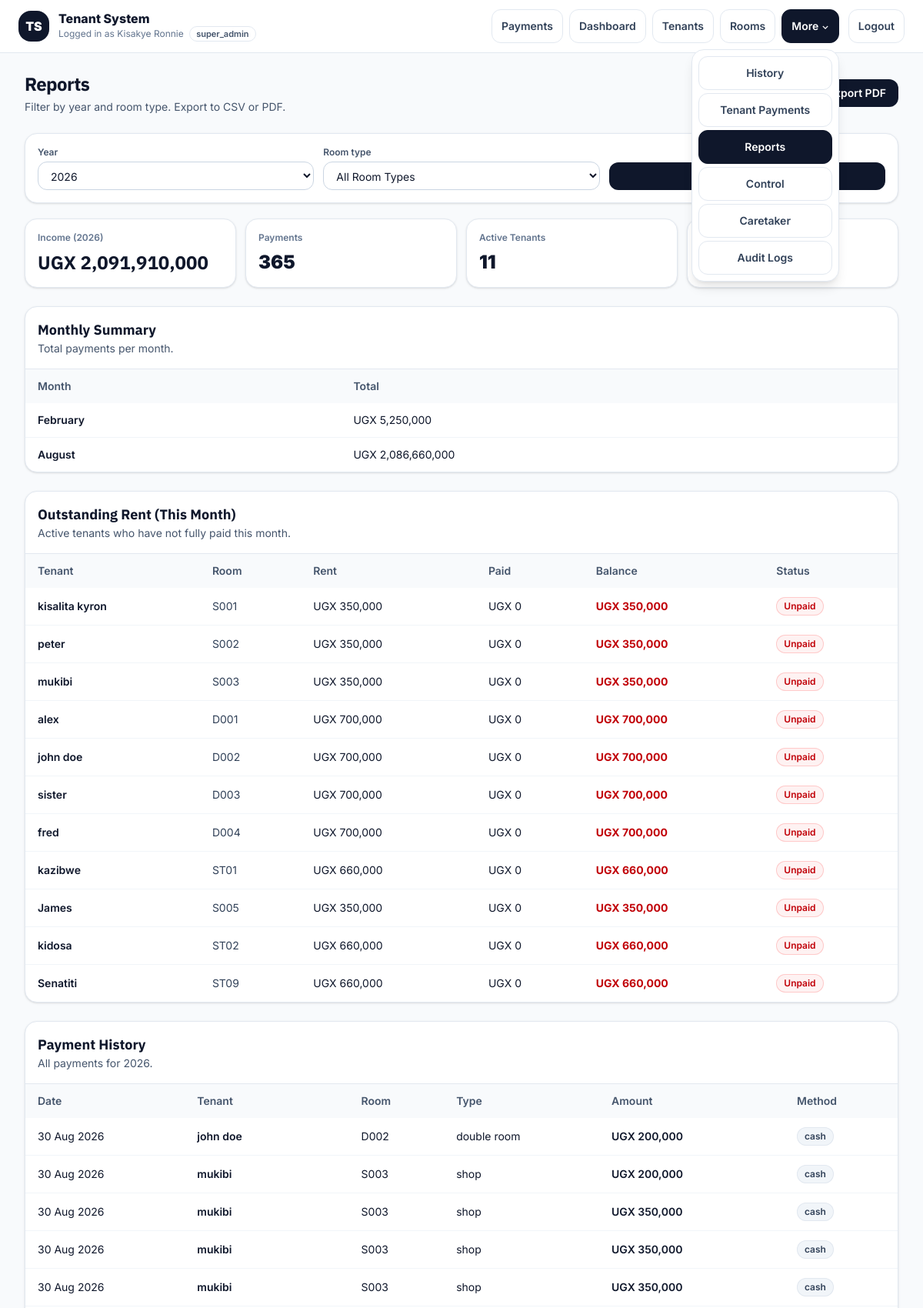
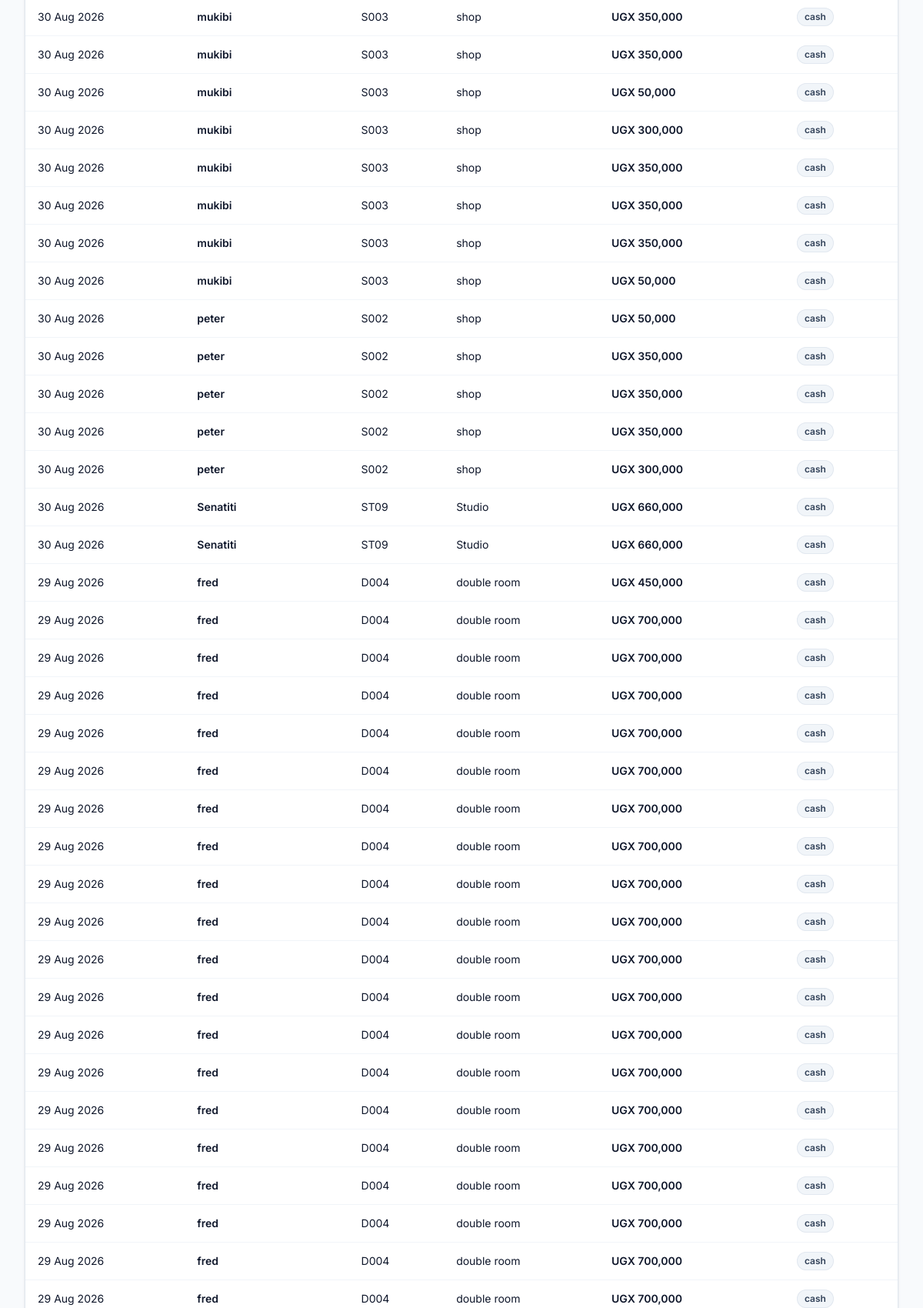
The page /public/reports.php (signed in, upper part) on the database its author committed (2 pictures, top to bottom).
### tables this page shows
CREATE TABLE payments (
            id INTEGER PRIMARY KEY AUTOINCREMENT,
            tenant_id INTEGER NOT NULL,
            amount INTEGER NOT NULL,
            payment_date DATE NOT NULL, months_paid INTEGER DEFAULT 1, owner_id INTEGER, admin_id INTEGER, payment_month TEXT, method TEXT, note TEXT, created_at DATETIME,
            FOREIGN KEY (tenant_id) REFERENCES tenants(id)
        );

CREATE TABLE "tenants" (
    id INTEGER PRIMARY KEY AUTOINCREMENT,

    admin_id INTEGER NOT NULL,
    room_id INTEGER,

    full_name TEXT NOT NULL,
    phone TEXT,
    email TEXT,

    move_in_date DATE,
    exit_date DATE,

    status TEXT DEFAULT 'active',

    rent_due_date DATE,
    rent_due_day INTEGER,
    monthly_rent REAL,

    created_at DATETIME,
    updated_at DATETIME
);

CREATE TABLE rooms (
            id INTEGER PRIMARY KEY AUTOINCREMENT,
            room_number TEXT NOT NULL,
            room_type_id INTEGER NOT NULL,
            status TEXT DEFAULT 'free',
            monthly_rent INTEGER DEFAULT 0,
            admin_id INTEGER NOT NULL, notes TEXT,
            FOREIGN KEY (room_type_id) REFERENCES room_types(id)
                ON DELETE RESTRICT
                ON UPDATE CASCADE
        );

CREATE TABLE room_types (
            id INTEGER PRIMARY KEY AUTOINCREMENT,
            name TEXT NOT NULL,
            default_monthly_rent REAL NOT NULL,
            description TEXT,
            is_active INTEGER DEFAULT 1,
            created_at TEXT DEFAULT CURRENT_TIMESTAMP,
            updated_at TEXT DEFAULT CURRENT_TIMESTAMP
        , owner_id INTEGER, admin_id INTEGER);

### core/helpers.php (called while the page is built, shortened)
<?php
if (!function_exists('e')) {
    function e($v): string
    {
        return htmlspecialchars((string)($v ?? ''), ENT_QUOTES | ENT_SUBSTITUTE, 'UTF-8');
    }
}
?>

### core/bootstrap.php (called while the page is built, shortened)
<?php
require_once __DIR__ . '/helpers.php';
if (!function_exists('humanDate')) {
    function humanDate(?string $date): string
    {
        return date('d M Y', strtotime($date));
    }
}
?>

### public/reports.php (the view, shortened to what this page needs)
<?php
require_once __DIR__ . '/../core/bootstrap.php';
$admin_id = (int)($_SESSION['admin_id'] ?? 0);
$year       = (int)($_GET['year'] ?? date('Y'));
$room_type  = (string)($_GET['room_type'] ?? '');
$kpis = $pdo->prepare("
    SELECT
        (SELECT SUM(amount) FROM payments p
         JOIN tenants t ON t.id=p.tenant_id
         WHERE t.admin_id=? AND strftime('%Y', p.payment_date)=?) AS total_income,
        (SELECT COUNT(*) FROM payments p
         JOIN tenants t ON t.id=p.tenant_id
         WHERE t.admin_id=? AND strftime('%Y', p.payment_date)=?) AS payments_count,
        (SELECT COUNT(*) FROM tenants WHERE admin_id=? AND status='active') AS active_tenants,
        (SELECT COUNT(*) FROM rooms WHERE admin_id=? AND status='occupied') AS occupied_rooms
");
$kpis->execute([$admin_id, (string)$year, $admin_id, (string)$year, $admin_id, $admin_id]);
$kpi = $kpis->fetch(PDO::FETCH_ASSOC) ?: [
    'total_income'    => 0,
    'payments_count'  => 0,
    'active_tenants'  => 0,
    'occupied_rooms'  => 0,
];
$monthlyStmt = $pdo->prepare("
    SELECT strftime('%m', p.payment_date) AS month,
           SUM(p.amount) AS total
    FROM payments p
    JOIN tenants t ON t.id=p.tenant_id
    WHERE t.admin_id=? AND strftime('%Y', p.payment_date)=?
    GROUP BY month
    ORDER BY month
");
$monthlyStmt->execute([$admin_id, (string)$year]);
$monthly = $monthlyStmt->fetchAll(PDO::FETCH_ASSOC) ?: [];
$whereRoom = $room_type ? "AND rt.id = ?" : "";
$sql = "
    SELECT p.id, p.payment_date, p.amount, p.method,
           t.full_name, r.room_number, rt.name AS room_type
    FROM payments p
    JOIN tenants t ON t.id=p.tenant_id
    LEFT JOIN rooms r ON r.id=t.room_id
    LEFT JOIN room_types rt ON rt.id=r.room_type_id
    WHERE t.admin_id=?
      AND strftime('%Y', p.payment_date)=?
      $whereRoom
    ORDER BY p.payment_date DESC
";
$stmt = $pdo->prepare($sql);
$params = [$admin_id, (string)$year];
$stmt->execute($params);
$payments = $stmt->fetchAll(PDO::FETCH_ASSOC) ?: [];
$outstanding = $pdo->prepare("
    SELECT t.full_name, r.room_number,
           COALESCE(r.monthly_rent, rt.default_monthly_rent) AS rent,
           COALESCE(SUM(p.amount),0) AS paid
    FROM tenants t
    JOIN rooms r ON r.id=t.room_id
    JOIN room_types rt ON rt.id=r.room_type_id
    LEFT JOIN payments p
        ON p.tenant_id=t.id
       AND strftime('%Y-%m', p.payment_date)=strftime('%Y-%m','now')
    WHERE t.admin_id=? AND t.status='active'
    GROUP BY t.id
    HAVING paid < rent
");
$outstanding->execute([$admin_id]);
$outstandingRows = $outstanding->fetchAll(PDO::FETCH_ASSOC) ?: [];
function money($v): string { return number_format((float)$v, 0); }
function chip(string $label, string $tone): string
{
    $map = [
        'slate' => 'bg-slate-100 text-slate-700 ring-slate-200',
        'green' => 'bg-emerald-50 text-emerald-700 ring-emerald-200',
        'amber' => 'bg-amber-50 text-amber-700 ring-amber-200',
        'red'   => 'bg-red-50 text-red-700 ring-red-200',
        'blue'  => 'bg-sky-50 text-sky-700 ring-sky-200',
    ];
    $cls = $map[$tone] ?? $map['slate'];
    return '<span class="inline-flex items-center rounded-full px-2.5 py-1 text-xs font-semibold ring-1 ring-inset '.$cls.'">'.e($label).'</span>';
}
?>
<!doctype html>
<html lang="en">
<head>
  <link rel="stylesheet" href="assets/css/tailwind.css">
</head>
<body class="min-h-screen bg-slate-50 text-slate-900">
  <?php
  $navPath = __DIR__ . '/partials/navbar.php';
  if (is_file($navPath)) require $navPath;
  ?>
  <main class="mx-auto max-w-7xl px-4 sm:px-6 lg:px-8 py-6">
    <div class="mb-6 flex flex-col gap-3 sm:flex-row sm:items-center sm:justify-between">
      <div>
        <h1 class="text-2xl font-bold tracking-tight font-alt">Reports</h1>
        <p class="mt-1 text-sm text-slate-600">
          Filter by year and room type. Export to CSV or PDF.
        </p>
      </div>
      <div class="flex flex-wrap items-center gap-2">
        <a class="inline-flex items-center rounded-xl border border-slate-300 bg-white px-4 py-2 text-sm font-semibold text-slate-800 hover:bg-slate-50"
           href="?year=<?= (int)$year ?>&room_type=<?= e($room_type) ?>&export=csv">
        </a>
        <a class="inline-flex items-center rounded-xl bg-slate-900 px-4 py-2 text-sm font-semibold text-white hover:bg-slate-800"
           href="?year=<?= (int)$year ?>&room_type=<?= e($room_type) ?>&export=pdf">
          Export PDF
        </a>
      </div>
    </div>
    <form method="get" class="mb-5 rounded-2xl border border-slate-200 bg-white p-4 shadow-sm">
      <div class="grid grid-cols-1 gap-3 md:grid-cols-3">
        <div>
          <label class="mb-1 block text-xs font-semibold text-slate-600">Year</label>
          <select name="year"
                  class="w-full rounded-xl border border-slate-300 bg-white px-3 py-2 text-sm outline-none focus:border-slate-400">
            <?php for ($y = (int)date('Y'); $y >= 2020; $y--): ?>
              <option value="<?= $y ?>" <?= $y === (int)$year ? 'selected' : '' ?>><?= $y ?></option>
            <?php endfor; ?>
          </select>
        </div>
        <div>
          <label class="mb-1 block text-xs font-semibold text-slate-600">Room type</label>
          <select name="room_type"
                  class="w-full rounded-xl border border-slate-300 bg-white px-3 py-2 text-sm outline-none focus:border-slate-400">
            <option value="">All Room Types</option>
          </select>
        </div>
        <div class="flex items-end gap-2">
          <button class="w-full inline-flex items-center justify-center rounded-xl bg-slate-900 px-4 py-2 text-sm font-semibold text-white hover:bg-slate-800">
          </button>
        </div>
      </div>
    </form>
    <div class="grid grid-cols-1 gap-3 sm:grid-cols-2 lg:grid-cols-4 mb-6">
      <div class="rounded-2xl border border-slate-200 bg-white p-4 shadow-sm">
        <div class="text-xs font-semibold text-slate-500">Income (<?= (int)$year ?>)</div>
        <div class="mt-2 text-2xl font-black font-alt">UGX <?= e(money($kpi['total_income'] ?? 0)) ?></div>
      </div>
      <div class="rounded-2xl border border-slate-200 bg-white p-4 shadow-sm">
        <div class="text-xs font-semibold text-slate-500">Payments</div>
        <div class="mt-2 text-2xl font-black"><?= (int)($kpi['payments_count'] ?? 0) ?></div>
      </div>
      <div class="rounded-2xl border border-slate-200 bg-white p-4 shadow-sm">
        <div class="text-xs font-semibold text-slate-500">Active Tenants</div>
        <div class="mt-2 text-2xl font-black"><?= (int)($kpi['active_tenants'] ?? 0) ?></div>
      </div>
      <div class="rounded-2xl border border-slate-200 bg-white p-4 shadow-sm">
        <div class="text-xs font-semibold text-slate-500">Occupied Rooms</div>
        <div class="mt-2 text-2xl font-black"><?= (int)($kpi['occupied_rooms'] ?? 0) ?></div>
      </div>
    </div>
    <div class="rounded-2xl border border-slate-200 bg-white shadow-sm overflow-hidden mb-6">
      <div class="px-4 py-4 border-b border-slate-200">
        <h2 class="text-lg font-bold font-alt">Monthly Summary</h2>
        <p class="text-sm text-slate-600">Total payments per month.</p>
      </div>
      <?php if ($monthly): ?>
        <div class="overflow-x-auto">
          <table class="min-w-full text-sm">
            <thead class="bg-slate-50 text-slate-600">
              <tr>
                <th class="px-4 py-3 text-left font-semibold">Month</th>
                <th class="px-4 py-3 text-left font-semibold">Total</th>
              </tr>
            </thead>
            <tbody class="divide-y divide-slate-100">
              <?php foreach ($monthly as $m): ?>
                <?php
                  $monthNum = (int)($m['month'] ?? 1);
                  $monthName = date('F', mktime(0, 0, 0, max(1, min(12, $monthNum)), 1));
                ?>
                <tr class="hover:bg-slate-50">
                  <td class="px-4 py-3 font-semibold"><?= e($monthName) ?></td>
                  <td class="px-4 py-3">UGX <?= e(money($m['total'] ?? 0)) ?></td>
                </tr>
              <?php endforeach; ?>
            </tbody>
          </table>
        </div>
      <?php endif; ?>
    </div>
    <div class="rounded-2xl border border-slate-200 bg-white shadow-sm overflow-hidden mb-6">
      <div class="px-4 py-4 border-b border-slate-200">
        <h2 class="text-lg font-bold font-alt">Outstanding Rent (This Month)</h2>
        <p class="text-sm text-slate-600">Active tenants who have not fully paid this month.</p>
      </div>
      <?php if ($outstandingRows): ?>
        <div class="overflow-x-auto">
          <table class="min-w-full text-sm">
            <thead class="bg-slate-50 text-slate-600">
              <tr>
                <th class="px-4 py-3 text-left font-semibold">Tenant</th>
                <th class="px-4 py-3 text-left font-semibold">Room</th>
                <th class="px-4 py-3 text-left font-semibold">Rent</th>
                <th class="px-4 py-3 text-left font-semibold">Paid</th>
                <th class="px-4 py-3 text-left font-semibold">Balance</th>
                <th class="px-4 py-3 text-left font-semibold">Status</th>
              </tr>
            </thead>
            <tbody class="divide-y divide-slate-100">
              <?php foreach ($outstandingRows as $o): ?>
                <?php
                  $rent = (float)($o['rent'] ?? 0);
                  $paid = (float)($o['paid'] ?? 0);
                  $bal  = $rent - $paid;
                  $status = ($paid > 0) ? chip('Partial', 'amber') : chip('Unpaid', 'red');
                ?>
                <tr class="hover:bg-slate-50">
                  <td class="px-4 py-3 font-semibold"><?= e($o['full_name'] ?? '') ?></td>
                  <td class="px-4 py-3 text-slate-700"><?= e($o['room_number'] ?? '-') ?></td>
                  <td class="px-4 py-3">UGX <?= e(money($rent)) ?></td>
                  <td class="px-4 py-3">UGX <?= e(money($paid)) ?></td>
                  <td class="px-4 py-3 font-bold text-red-700">UGX <?= e(money($bal)) ?></td>
                  <td class="px-4 py-3"><?= $status ?></td>
                </tr>
              <?php endforeach; ?>
            </tbody>
          </table>
        </div>
      <?php endif; ?>
    </div>
    <div class="rounded-2xl border border-slate-200 bg-white shadow-sm overflow-hidden">
      <div class="px-4 py-4 border-b border-slate-200">
        <h2 class="text-lg font-bold font-alt">Payment History</h2>
        <p class="text-sm text-slate-600">All payments for <?= (int)$year ?><?= $room_type ? ' (filtered by room type)' : '' ?>.</p>
      </div>
      <?php if ($payments): ?>
        <div class="overflow-x-auto">
          <table class="min-w-full text-sm">
            <thead class="bg-slate-50 text-slate-600">
              <tr>
                <th class="px-4 py-3 text-left font-semibold">Date</th>
                <th class="px-4 py-3 text-left font-semibold">Tenant</th>
                <th class="px-4 py-3 text-left font-semibold">Room</th>
                <th class="px-4 py-3 text-left font-semibold">Type</th>
                <th class="px-4 py-3 text-left font-semibold">Amount</th>
                <th class="px-4 py-3 text-left font-semibold">Method</th>
              </tr>
            </thead>
            <tbody class="divide-y divide-slate-100">
              <?php foreach ($payments as $p): ?>
                <tr class="hover:bg-slate-50">
                  <td class="px-4 py-3"><?= e(humanDate($p['payment_date'] ?? '')) ?></td>
                  <td class="px-4 py-3 font-semibold"><?= e($p['full_name'] ?? '') ?></td>
                  <td class="px-4 py-3"><?= e($p['room_number'] ?? '-') ?></td>
                  <td class="px-4 py-3"><?= e($p['room_type'] ?? '-') ?></td>
                  <td class="px-4 py-3 font-semibold">UGX <?= e(money($p['amount'] ?? 0)) ?></td>
                  <td class="px-4 py-3"><?= chip((string)($p['method'] ?? 'cash'), 'slate') ?></td>
                </tr>
              <?php endforeach; ?>
            </tbody>
          </table>
        </div>
      <?php endif; ?>
    </div>
  </main>
</body>
</html>

### rows shown on the page
payments: payment_date "30 Aug 2026", tenant.full_name "john doe", rooms.room_number "D002", room_types.name "double room", amount "200,000", method "cash"
payments: payment_date "30 Aug 2026", tenant.full_name "mukibi", rooms.room_number "S003", room_types.name "shop", amount "200,000", method "cash"
payments: payment_date "30 Aug 2026", tenant.full_name "mukibi", rooms.room_number "S003", room_types.name "shop", amount "350,000", method "cash"
payments: payment_date "30 Aug 2026", tenant.full_name "mukibi", rooms.room_number "S003", room_types.name "shop", amount "350,000", method "cash"
payments: payment_date "30 Aug 2026", tenant.full_name "mukibi", rooms.room_number "S003", room_types.name "shop", amount "350,000", method "cash"
payments: payment_date "30 Aug 2026", tenant.full_name "mukibi", rooms.room_number "S003", room_types.name "shop", amount "350,000", method "cash"
payments: payment_date "30 Aug 2026", tenant.full_name "mukibi", rooms.room_number "S003", room_types.name "shop", amount "350,000", method "cash"
payments: payment_date "30 Aug 2026", tenant.full_name "mukibi", rooms.room_number "S003", room_types.name "shop", amount "50,000", method "cash"
payments: payment_date "30 Aug 2026", tenant.full_name "mukibi", rooms.room_number "S003", room_types.name "shop", amount "300,000", method "cash"
payments: payment_date "30 Aug 2026", tenant.full_name "mukibi", rooms.room_number "S003", room_types.name "shop", amount "350,000", method "cash"
payments: payment_date "30 Aug 2026", tenant.full_name "mukibi", rooms.room_number "S003", room_types.name "shop", amount "350,000", method "cash"
payments: payment_date "30 Aug 2026", tenant.full_name "mukibi", rooms.room_number "S003", room_types.name "shop", amount "350,000", method "cash"
payments: payment_date "30 Aug 2026", tenant.full_name "mukibi", rooms.room_number "S003", room_types.name "shop", amount "50,000", method "cash"
payments: payment_date "30 Aug 2026", tenant.full_name "peter", rooms.room_number "S002", room_types.name "shop", amount "50,000", method "cash"
payments: payment_date "30 Aug 2026", tenant.full_name "peter", rooms.room_number "S002", room_types.name "shop", amount "350,000", method "cash"
payments: payment_date "30 Aug 2026", tenant.full_name "peter", rooms.room_number "S002", room_types.name "shop", amount "350,000", method "cash"
payments: payment_date "30 Aug 2026", tenant.full_name "peter", rooms.room_number "S002", room_types.name "shop", amount "350,000", method "cash"
payments: payment_date "30 Aug 2026", tenant.full_name "peter", rooms.room_number "S002", room_types.name "shop", amount "300,000", method "cash"
payments: payment_date "30 Aug 2026", tenant.full_name "Senatiti", rooms.room_number "ST09", room_types.name "Studio", amount "660,000", label "cash"
payments: payment_date "30 Aug 2026", tenant.full_name "Senatiti", rooms.room_number "ST09", room_types.name "Studio", amount "660,000", label "cash"
payments: payment_date "29 Aug 2026", tenant.full_name "fred", rooms.room_number "D004", room_types.name "double room", amount "450,000", label "cash"
payments: payment_date "29 Aug 2026", tenant.full_name "fred", rooms.room_number "D004", room_types.name "double room", amount "700,000", label "cash"
payments: payment_date "29 Aug 2026", tenant.full_name "fred", rooms.room_number "D004", room_types.name "double room", amount "700,000", label "cash"
payments: payment_date "29 Aug 2026", tenant.full_name "fred", rooms.room_number "D004", room_types.name "double room", amount "700,000", label "cash"
payments: payment_date "29 Aug 2026", tenant.full_name "fred", rooms.room_number "D004", room_types.name "double room", amount "700,000", label "cash"
payments: payment_date "29 Aug 2026", tenant.full_name "fred", rooms.room_number "D004", room_types.name "double room", amount "700,000", label "cash"
payments: payment_date "29 Aug 2026", tenant.full_name "fred", rooms.room_number "D004", room_types.name "double room", amount "700,000", label "cash"
payments: payment_date "29 Aug 2026", tenant.full_name "fred", rooms.room_number "D004", room_types.name "double room", amount "700,000", label "cash"
payments: payment_date "29 Aug 2026", tenant.full_name "fred", rooms.room_number "D004", room_types.name "double room", amount "700,000", label "cash"
payments: payment_date "29 Aug 2026", tenant.full_name "fred", rooms.room_number "D004", room_types.name "double room", amount "700,000", label "cash"
payments: payment_date "29 Aug 2026", tenant.full_name "fred", rooms.room_number "D004", room_types.name "double room", amount "700,000", label "cash"
payments: payment_date "29 Aug 2026", tenant.full_name "fred", rooms.room_number "D004", room_types.name "double room", amount "700,000", label "cash"
payments: payment_date "29 Aug 2026", tenant.full_name "fred", rooms.room_number "D004", room_types.name "double room", amount "700,000", label "cash"
payments: payment_date "29 Aug 2026", tenant.full_name "fred", rooms.room_number "D004", room_types.name "double room", amount "700,000", label "cash"
payments: payment_date "29 Aug 2026", tenant.full_name "fred", rooms.room_number "D004", room_types.name "double room", amount "700,000", label "cash"
payments: payment_date "29 Aug 2026", tenant.full_name "fred", rooms.room_number "D004", room_types.name "double room", amount "700,000", label "cash"
payments: payment_date "29 Aug 2026", tenant.full_name "fred", rooms.room_number "D004", room_types.name "double room", amount "700,000", label "cash"
payments: payment_date "29 Aug 2026", tenant.full_name "fred", rooms.room_number "D004", room_types.name "double room", amount "700,000", label "cash"
payments: payment_date "29 Aug 2026", tenant.full_name "fred", rooms.room_number "D004", room_types.name "double room", amount "700,000", label "cash"
payments: payment_date "29 Aug 2026", tenant.full_name "fred", rooms.room_number "D004", room_types.name "double room", amount "700,000", label "cash"

### other values the page prints
$_SESSION['admin']['name'] "Kisakye Ronnie"
current_admin_role() "super_admin"
$label "Payments Dashboard Tenants Rooms History Tenant Payments Reports Control Caretaker Audit Logs"
$year "2026"
money($kpi['total_income'] ?? 0) "2,091,910,000"
$kpi['payments_count'] "365"
$kpi['active_tenants'] "11"
$monthName "February"
money($m['total'] ?? 0) "5,250,000"
$monthName "August"
money($m['total'] ?? 0) "2,086,660,000"
$o['full_name'] "kisalita kyron"
$o['room_number'] "S001"
money($rent) "350,000"
money($paid) "0"
